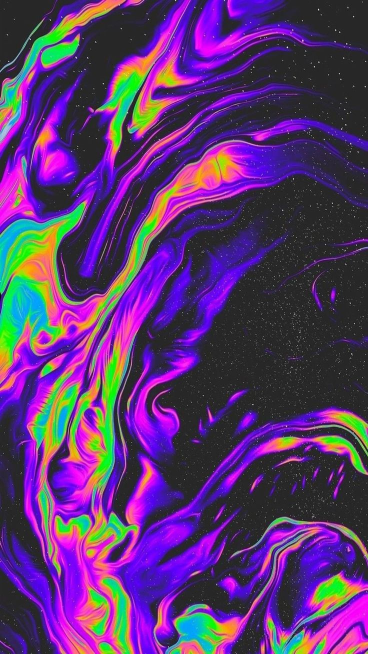
#> input picture Modul6/assets/background.jpeg, 736 x 1308 px, found by its file name (shown at 1/2 size)
$ python percobaan2.py
#> lines starting #> are read from the running program, lines starting #| are printed output that depends on the picture
# TODO 0 : Import beberapa library lain yang dibutuhkan
from PIL import Image

# TODO 1 : Buka gambar latar belakang (background) dan gambar yang ingin disisipkan (overlay)
background_image = Image.open('E:\\Kuliah Lembor\\Modul6\\assets\\background.jpeg')
#> background_image is the input picture: PIL image 736x1308 RGB; mean R, G, B 90.6, 55, 112.2
overlay_image = Image.open('E:\\Kuliah Lembor\\Modul6\\assets\\overlay.jpeg')
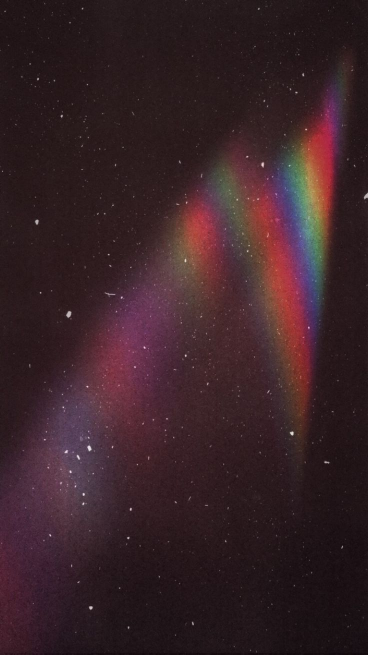
#> input picture Modul6/assets/overlay.jpeg, 736 x 1309 px, found by its file name (shown at 1/2 size)
#> overlay_image is the input picture: PIL image 736x1309 RGB; mean R, G, B 56.8, 34.2, 39.3

# TODO 2 : Konversi overlay image ke mode RGB (menghilangkan alpha channel)
overlay_image = overlay_image.convert('RGBA')
#> overlay_image: PIL image 736x1309 RGBA

# TODO 3 : (optional) Perkecil ukuran gambar overlay menggunakan method resize()
# Tentukan/Hitung koordinat tengah untuk menempatkan overlay
overlay_width, overlay_height = overlay_image.size
#> overlay_width = 736; overlay_height = 1309
resize_factor = 0.4  # Misalnya, dapat diubah sesuai kebutuhan
overlay_image = overlay_image.resize((int(overlay_width * resize_factor), int(overlay_height * resize_factor)))
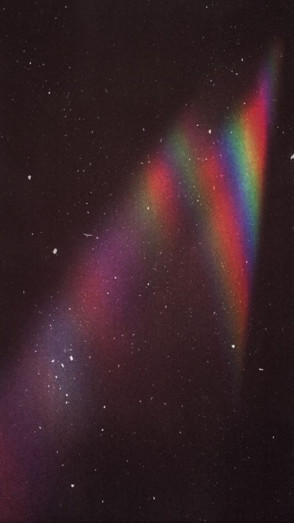
#> overlay_image: PIL image 294x523 RGBA; mean R, G, B, A 56.8, 34.2, 39.3, 255

# TODO 4 : Sisipkan gambar overlay ke dalam gambar background menggunakan method paste()
x_center = (background_image.width - overlay_image.width) // 2
#> x_center = 221
y_center = (background_image.height - overlay_image.height) // 2
#> y_center = 392
background_image.paste(overlay_image, (x_center, y_center), overlay_image)
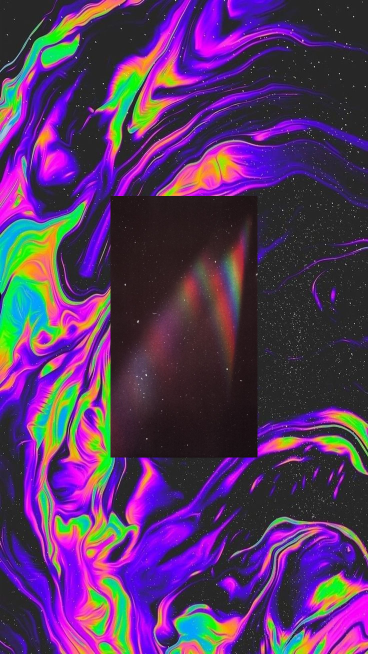
#> background_image: PIL image 736x1308 RGB (shown at 1/2 size); mean R, G, B 86.8, 53.7, 100.6

# TODO 5 : Simpan gambar hasil edit
save_path = 'E:\\Kuliah Lembor\\Modul6\\assets\\coba.jpg'
background_image.save(save_path)
background_image.show()
